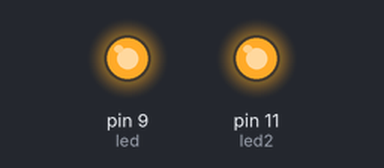
The sketch below on a simulated Arduino Uno, built with avr-gcc and run on an emulated ATmega328P. On the bench: output pins drawn as LEDs (lit = HIGH).

Above: at 5.2 s.
Timing chart, 0 to 6.7 s (numbered marks = the images above):
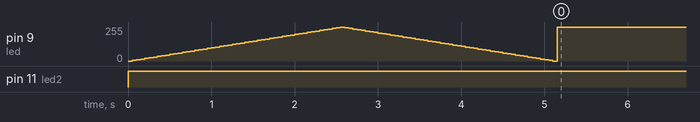

The sketch:

fading.ino
```cpp
int led = 9;
int brightness = 0;
int brightnessvalue = 5;
int led2 = 11;
void setup() {
  // put your setup code here, to run once:
 pinMode (led, OUTPUT);
 pinMode (led2, OUTPUT);
}

void loop() {
  // put your main code here, to run repeatedly:
analogWrite (led, brightness);
analogWrite (led2, 255);
brightness = brightness + brightnessvalue;

if(brightness == 0 ,brightness == 255)
{
  brightnessvalue = - brightnessvalue;

 }
delay(50);

analogWrite (led, brightness);
analogWrite (led2, 255);
brightness = brightness + brightnessvalue;
if(brightness == 0 ,brightness == 255)
{
  brightnessvalue = - brightnessvalue;

 }
delay(50);

}
```

Measured:
- by itself, pin 11 (led2): LOW → HIGH at 0.00 s
